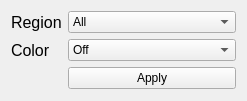
<?xml version="1.0" encoding="UTF-8"?>
<ui version="4.0">
 <class>MainWindow</class>
 <widget class="QMainWindow" name="MainWindow">
  <property name="geometry">
   <rect>
    <x>0</x>
    <y>0</y>
    <width>247</width>
    <height>101</height>
   </rect>
  </property>
  <property name="windowTitle">
   <string>qtFx</string>
  </property>
  <widget class="QWidget" name="centralWidget">
   <layout class="QVBoxLayout" name="verticalLayout">
    <item>
     <layout class="QFormLayout" name="formLayout">
      <item row="0" column="0">
       <widget class="QLabel" name="label">
        <property name="font">
         <font>
          <pointsize>12</pointsize>
         </font>
        </property>
        <property name="text">
         <string>Region</string>
        </property>
       </widget>
      </item>
      <item row="0" column="1">
       <widget class="QComboBox" name="regionBox">
        <item>
         <property name="text">
          <string>All</string>
         </property>
        </item>
        <item>
         <property name="text">
          <string>Numpad</string>
         </property>
        </item>
        <item>
         <property name="text">
          <string>Keyboard Right</string>
         </property>
        </item>
        <item>
         <property name="text">
          <string>Keyboard Center</string>
         </property>
        </item>
        <item>
         <property name="text">
          <string>Keyboard Left</string>
         </property>
        </item>
        <item>
         <property name="text">
          <string>Light Pipes</string>
         </property>
        </item>
        <item>
         <property name="text">
          <string>Logo</string>
         </property>
        </item>
        <item>
         <property name="text">
          <string>Trackpad</string>
         </property>
        </item>
        <item>
         <property name="text">
          <string>Status</string>
         </property>
        </item>
        <item>
         <property name="text">
          <string>Lid</string>
         </property>
        </item>
       </widget>
      </item>
      <item row="1" column="0">
       <widget class="QLabel" name="label_2">
        <property name="font">
         <font>
          <pointsize>12</pointsize>
          <weight>50</weight>
          <bold>false</bold>
         </font>
        </property>
        <property name="text">
         <string>Color</string>
        </property>
       </widget>
      </item>
      <item row="1" column="1">
       <widget class="QComboBox" name="colorBox">
        <item>
         <property name="text">
          <string>Off</string>
         </property>
        </item>
        <item>
         <property name="text">
          <string>Royal</string>
         </property>
        </item>
        <item>
         <property name="text">
          <string>Cornflower</string>
         </property>
        </item>
        <item>
         <property name="text">
          <string>Turquoise</string>
         </property>
        </item>
        <item>
         <property name="text">
          <string>Aqua</string>
         </property>
        </item>
        <item>
         <property name="text">
          <string>Chive</string>
         </property>
        </item>
        <item>
         <property name="text">
          <string>Grass</string>
         </property>
        </item>
        <item>
         <property name="text">
          <string>Emerald</string>
         </property>
        </item>
        <item>
         <property name="text">
          <string>Green</string>
         </property>
        </item>
        <item>
         <property name="text">
          <string>Lime</string>
         </property>
        </item>
        <item>
         <property name="text">
          <string>Lemon</string>
         </property>
        </item>
        <item>
         <property name="text">
          <string>Marigold</string>
         </property>
        </item>
        <item>
         <property name="text">
          <string>Burnt Orange</string>
         </property>
        </item>
        <item>
         <property name="text">
          <string>Pumpkin</string>
         </property>
        </item>
        <item>
         <property name="text">
          <string>Cherry</string>
         </property>
        </item>
        <item>
         <property name="text">
          <string>Hot Pink</string>
         </property>
        </item>
        <item>
         <property name="text">
          <string>Barbie Pink</string>
         </property>
        </item>
        <item>
         <property name="text">
          <string>Fuchsia</string>
         </property>
        </item>
        <item>
         <property name="text">
          <string>Grape</string>
         </property>
        </item>
        <item>
         <property name="text">
          <string>Indigo</string>
         </property>
        </item>
       </widget>
      </item>
      <item row="2" column="1">
       <widget class="QPushButton" name="applyButton">
        <property name="text">
         <string>Apply</string>
        </property>
       </widget>
      </item>
     </layout>
    </item>
   </layout>
  </widget>
 </widget>
 <layoutdefault spacing="6" margin="11"/>
 <resources/>
 <connections/>
</ui>
